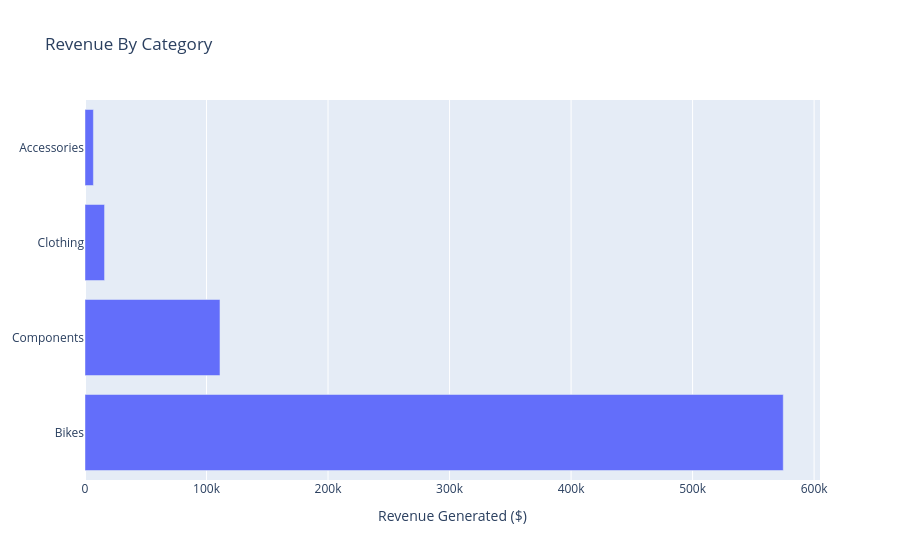

Source (notebook cell):
### Markdown cell above
## VISUALIZATION RATIONALE

A simple bar chart is used to identify the top performing categories and also the overall sales performance by the business

### Code cell
fig=go.Figure()

fig.add_trace(
    go.Bar(
        x=df["RevenueByCategory"],
        y=df["CategoryName"],
        orientation="h"
    )
        


    )
fig.update_layout(
    title="Revenue By Category",
    xaxis_title="Revenue Generated ($)"
)

fig.show()

### Figure 1 — Plotly figure (JSON) as saved in the notebook; plotly's stock layout.template omitted (floating-point values rounded to 4 significant figures)
{"data": [{"orientation": "h", "type": "bar", "x": [574600.0, 111100.0, 16090.0, 6915.0], "y": ["Bikes", "Components", "Clothing", "Accessories"]}], "layout": {"title": {"text": "Revenue By Category"}, "xaxis": {"title": {"text": "Revenue Generated ($)"}}}}
